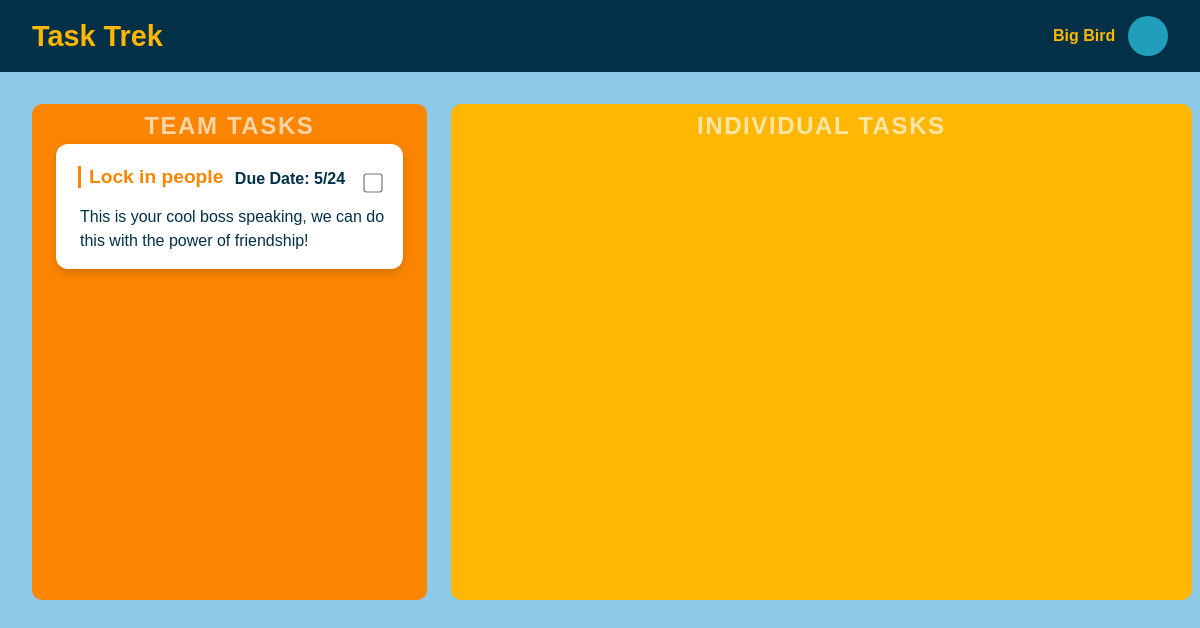
/user/6/, run on the app's committed database.
### tasktrek/models.py (models this page shows, shortened)
class Employee(models.Model):
    id = models.AutoField(primary_key=True)
    name = models.CharField(max_length = 64)
    is_admin = models.BooleanField(default=False)
    tasks = models.CharField(max_length = 64)
    username = models.CharField(max_length = 64, default="nousername")
    password = models.IntegerField(default = 11111)

class Task(models.Model):
    id = models.AutoField(primary_key = True)
    name = models.CharField(max_length = 32, default="...")
    description = models.CharField(max_length = 100)
    due_date = models.CharField(default = "")
    is_complete = models.CharField(default = "False")
    is_team = models.CharField(default="False")

### tasktrek/views.py (the view)
# urls.py: path('user/<int:employee_id>/', views.user, name="user"),
def user(request, employee_id):
    dataConnector = sqlite3.connect('db.sqlite3')
    cursor = dataConnector.cursor()
    cursor.execute("SELECT * FROM tasktrek_task WHERE is_team = ?", ["True"])
    group_tasks = cursor.fetchall()
    print("Look at my group tasks")
    print(group_tasks)
    print(type(group_tasks))
    clean_group_tasks = []
    for group_task in group_tasks:
        gt_entry = {}
        print(type(group_task))
        gt_entry['id'] = group_task[0]
        gt_entry['name'] = group_task[3]
        gt_entry['description'] = group_task[1]
        gt_entry['due_date'] = group_task[2]
        clean_group_tasks.append(gt_entry)
    print(clean_group_tasks)
    print("Look at my employee id")
    print(employee_id)
    cursor.execute("SELECT * FROM tasktrek_employee WHERE id = ?", [employee_id])
    employee_data = cursor.fetchone()
    print("Look at my employee data")
    print(employee_data)
    employee_tasks = employee_data[3]
    print("Look at my employees tasks...")
    print(employee_tasks)
    print(type(employee_tasks))
    if employee_tasks != "":
        clean_employee_tasks = employee_tasks.split(",")
        print("Look at my REAL employee tasks...")
        print(clean_employee_tasks)
        task_list = Task.objects.all()
        clean_task_list = []
        for task in task_list:
            copy_task = str(task)
            clean_task_list.append(copy_task.split("~"))
        print("Cleaned up task list")
        print(clean_task_list)
        task_array = []
        for a_task_id in clean_employee_tasks:
            for a_task in clean_task_list:
                if a_task_id == a_task[0]:
                    task_array.append(Task.objects.get(id=a_task_id))
        print("All tasks compiled!!!")
        print(type(task_array[0]))
        context = {
            'tasks' : task_array,
            'name' : employee_data[1],
            'group_tasks': clean_group_tasks
        }
        return render(request, "user.html", context)
    else:
        context = {
            'tasks' : "",
            'name' : employee_data[1],
            'group_tasks': clean_group_tasks
        }
        return render(request, "user.html", context)

### tasktrek/templates/user.html (shortened to what this page needs)
<!DOCTYPE html>
<html lang="en">
<head>
    {% load static %}
    <link rel="stylesheet" href="{% static 'css/styles.css' %}">
</head>
<body>
    <div class="header-bar">
        <h1>Task Trek</h1>
        <div class="user-info">
            <span class="user-name">{{name}}</span>
            <div class="profile-picture"></div>
        </div>
    </div>
    <div class="tasks-container">
        <div class="team-tasks">
            <div class="background-label">Team Tasks</div>
            {% if group_tasks == "" %}
            {% else %}
            {% for task in group_tasks %}
                <div class="task-card">
                    <div class="task-header">
                        <h3>{{ task.name }}</h3>
                        <p class="task-due-date"><strong>Due Date:</strong> {{ task.due_date }}</p>
                        <input type="checkbox" class="task-checkbox" {% if task.completed %}checked{% endif %}>
                    </div>
                    <p>{{ task.description }}</p>
                </div>
            {% endfor %}
            {% endif %}
        </div>
        <div class="individual-tasks">
            <div class="background-label">Individual Tasks</div>
        </div>
    </div>
</body>
</html>

### tasktrek/static/css/styles.css (style rules this page uses)
* { margin: 0; padding: 0; box-sizing: border-box; }
body { font-family: 'Arial', sans-serif; background-color: #8ecae6; color: white; padding: 0; }
.header-bar { background-color: #023047; padding: 1rem 2rem; display: flex; align-items: center; justify-content: space-between; color: white; }
.header-bar h1 { font-size: 1.8rem; font-weight: bold; color: #ffb703; }
.user-info { display: flex; align-items: center; }
.user-info .profile-picture { width: 40px; height: 40px; border-radius: 50%; background-color: #219ebc; margin-left: 0.8rem; }
.user-info .user-name { font-size: 1rem; font-weight: bold; color: #ffb703; }
.tasks-container { display: flex; padding: 2rem; gap: 1.5rem; }
.team-tasks { flex: 1; background-color: #fb8500; border-radius: 10px; padding: 1.5rem; position: relative; }
.individual-tasks { flex: 2; background-color: #ffb703; border-radius: 10px; padding: 1.5rem; position: relative; }
.background-label { position: absolute; top: 0.5rem; left: 50%; transform: translateX(-50%); font-size: 1.5rem; color: rgba(255, 255, 255, 0.65); text-transform: uppercase; font-weight: bold; letter-spacing: 0.1rem; }
.task-card { margin: 1rem 0; padding: 1rem; background: white; border-radius: 12px; box-shadow: 0 4px 8px rgba(0, 0, 0, 0.15); color: #023047; transition: transform 0.3s ease, box-shadow 0.3s ease; }
.task-card h3 { font-size: 1.2rem; margin-bottom: 0.7rem; padding-left: 0.5rem; border-left: 3px solid #fb8500; color: #fb8500; }
.task-card p { font-size: 1rem; padding-left: 0.5rem; margin-top: 0; color: #023047; line-height: 1.5; text-align: start; }
.tasks-container { display: flex; gap: 1.5rem; height: 70vh; overflow-y: auto; padding-right: 0.5rem; }
.task-header { display: flex; align-items: center; justify-content: space-between; padding: 0.375rem; }
.task-checkbox { width: 16px; height: 16px; margin-left: 1rem; transform: scale(1.2); cursor: pointer; accent-color: #fb8500; }
.task-card h3 { text-decoration: none; }
.task-due-date { font-size: 0.9rem; color: #555; margin-top: 0.5rem; margin-bottom: 0.5rem; font-weight: bold; }

### data on the page
Employee: name "Big Bird"
Task: name "Lock in people", due_date "5/24", description "This is your cool boss speaking, we can do this with the power of friendship!"
